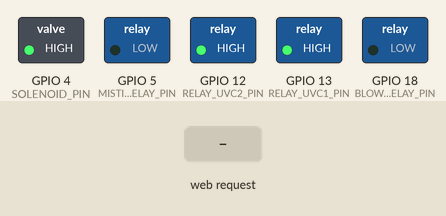
A sketch run on a simulated ESP32. Shown: switched loads named in the sketch (green lamp = pin HIGH). The test bench sets the inputs (shaded band). WiFi joins after 1.5 s; servers stay silent unless stated; what the sketch prints to the serial monitor is not drawn.

Above: at 2.7 s.
2.8 s: HTTP request GET /solenoid/lock received
At 3.2 s:
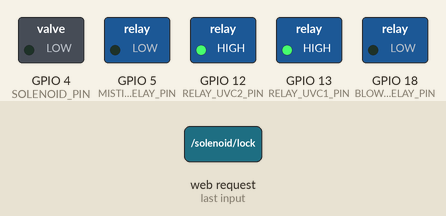
4.3 s: HTTP request GET /uvc1/on received
At 5.5 s:
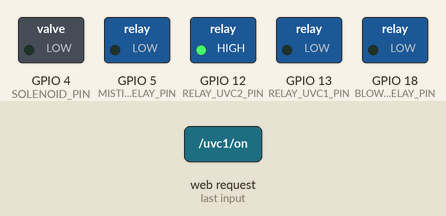
5.8 s: HTTP request GET /solenoid/unlock received
At 6.7 s:
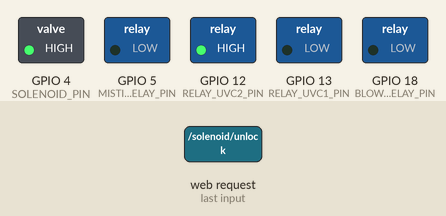
7.3 s: HTTP request GET /uvc2/on received
At 7.9 s:
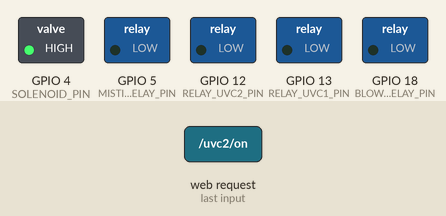
8.8 s: HTTP request GET /uvc1/off received
At 10.0 s:
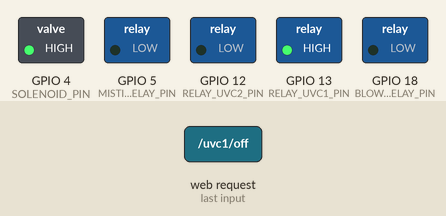
10.3 s: HTTP request GET /blower/on received
At 11.4 s:
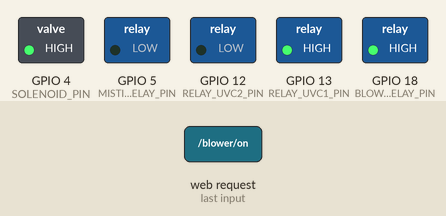
Timing chart, 0 to 12.8 s (numbered marks = the images above; inputs shaded):
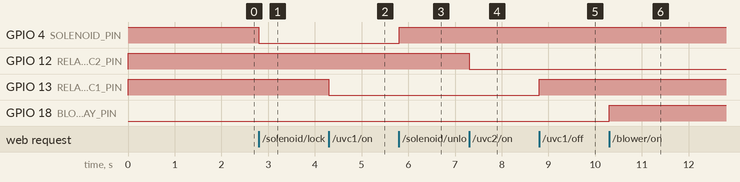

Measured:
- after the input at 2.8 s, GPIO 4 (SOLENOID_PIN): HIGH → LOW at once
- after the input at 4.3 s, GPIO 13 (RELAY_UVC1_PIN): HIGH → LOW at once
- after the input at 5.8 s, GPIO 4 (SOLENOID_PIN): LOW → HIGH at once
- after the input at 7.3 s, GPIO 12 (RELAY_UVC2_PIN): HIGH → LOW at once
- after the input at 8.8 s, GPIO 13 (RELAY_UVC1_PIN): LOW → HIGH at once
- after the input at 10.3 s, GPIO 18 (BLOWER_RELAY_PIN): LOW → HIGH at once

The sketch:

helmet.ino
```cpp
/*
   Helmet control - ESP32
   Web server: solenoid lock/unlock, two UVC lamps (1ch relays, low-level trigger) on/off
*/

#include <WiFi.h>
#include <WebServer.h>

// ---- WiFi (set your credentials) ----
#define WIFI_SSID     "jamhelmethub"
#define WIFI_PASSWORD "123456789"

// ---- Pins ----
#define SOLENOID_PIN   4   // Solenoid lock (GPIO4 - safe on ESP32)
#define RELAY_UVC1_PIN 13  // Relay for UVC lamp 1 (low-level trigger: LOW=on, HIGH=off)
#define RELAY_UVC2_PIN 12  // Relay for UVC lamp 2 (low-level trigger)
#define BLOWER_RELAY_PIN  18  // Blower relay  (high-level trigger: HIGH=on, LOW=off)
#define MISTING_RELAY_PIN 5   // Misting relay (high-level trigger: HIGH=on, LOW=off)

WebServer server(80);

// Solenoid: LOW = unlocked (energized), HIGH = locked (de-energized)
bool solenoidLocked = true;

// UVC: low-level trigger relay → LOW = on, HIGH = off
bool uvc1On = false;
bool uvc2On = false;
bool mistOn = false;
bool blowerOn = false;

void setupPins() {
  pinMode(SOLENOID_PIN, OUTPUT);
  pinMode(RELAY_UVC1_PIN, OUTPUT);
  pinMode(RELAY_UVC2_PIN, OUTPUT);
  pinMode(MISTING_RELAY_PIN, OUTPUT);
  pinMode(BLOWER_RELAY_PIN, OUTPUT);
  digitalWrite(SOLENOID_PIN, HIGH);   // Start locked
  digitalWrite(RELAY_UVC1_PIN, HIGH); // UVC1 off
  digitalWrite(RELAY_UVC2_PIN, HIGH); // UVC2 off
  digitalWrite(MISTING_RELAY_PIN, LOW); // Mist off
  digitalWrite(BLOWER_RELAY_PIN, LOW);  // Blower off
}

void handleRoot() {
  String html = "<!DOCTYPE html><html><head><meta name='viewport' content='width=device-width,initial-scale=1'>";
  html += "<title>Helmet Control</title></head><body>";
  html += "<h1>Helmet Control</h1>";
  html += "<p><b>Solenoid:</b> " + String(solenoidLocked ? "Locked" : "Unlocked") + "</p>";
  html += "<p><b>UVC 1:</b> " + String(uvc1On ? "On" : "Off") + "</p>";
  html += "<p><b>UVC 2:</b> " + String(uvc2On ? "On" : "Off") + "</p>";
  html += "<h2>Endpoints</h2>";
  html += "<ul>";
  html += "<li><a href='/solenoid/unlock'>/solenoid/unlock</a> - Unlock</li>";
  html += "<li><a href='/solenoid/lock'>/solenoid/lock</a> - Lock</li>";
  html += "<li><a href='/uvc1/on'>/uvc1/on</a> - UVC 1 On</li>";
  html += "<li><a href='/uvc1/off'>/uvc1/off</a> - UVC 1 Off</li>";
  html += "<li><a href='/uvc2/on'>/uvc2/on</a> - UVC 2 On</li>";
  html += "<li><a href='/uvc2/off'>/uvc2/off</a> - UVC 2 Off</li>";
  html += "<li><a href='/blower/on'>/blower/on</a> - BLOWER  On</li>";
  html += "<li><a href='/blower/off'>/blower/off</a> - BLOWER Off</li>";
  html += "<li><a href='/mist/on'>/mist/on</a> - MIST  On</li>";
  html += "<li><a href='/mist/off'>/mist/off</a> - MIST Off</li>";
  html += "</ul></body></html>";
  server.send(200, "text/html", html);
}

void handleSolenoidUnlock() {
  solenoidLocked = false;
  digitalWrite(SOLENOID_PIN, HIGH);  // De-energize = lock
  server.send(200, "application/json", "{\"solenoid\":\"unlocked\"}");
}

void handleSolenoidLock() {
  solenoidLocked = true;
  digitalWrite(SOLENOID_PIN, LOW);   // Energize = unlock
  server.send(200, "application/json", "{\"solenoid\":\"locked\"}");
}

void handleUvc1On() {
  uvc1On = true;
  digitalWrite(RELAY_UVC1_PIN, LOW);
  server.send(200, "application/json", "{\"uvc1\":\"on\"}");
}

void handleUvc1Off() {
  uvc1On = false;
  digitalWrite(RELAY_UVC1_PIN, HIGH);
  server.send(200, "application/json", "{\"uvc1\":\"off\"}");
}

void handleUvc2On() {
  uvc2On = true;
  digitalWrite(RELAY_UVC2_PIN, LOW);
  server.send(200, "application/json", "{\"uvc2\":\"on\"}");
}

void handleUvc2Off() {
  uvc2On = false;
  digitalWrite(RELAY_UVC2_PIN, HIGH);
  server.send(200, "application/json", "{\"uvc2\":\"off\"}");
}

void handleStatus() {
  String json = "{\"solenoid\":\"" + String(solenoidLocked ? "locked" : "unlocked") + "\",\"uvc1\":\"" + String(uvc1On ? "on" : "off") + "\",\"uvc2\":\"" + String(uvc2On ? "on" : "off") + "\"}";
  server.send(200, "application/json", json);
}

void turnBlowerOn() {
  blowerOn = true;
  digitalWrite(BLOWER_RELAY_PIN, HIGH);
  server.send(200, "application/json", "{\"blower\":\"on\"}");
}

void turnBlowerOff() {
  blowerOn = false;
  digitalWrite(BLOWER_RELAY_PIN, LOW);
  server.send(200, "application/json", "{\"blower\":\"off\"}");
}

void turnMistOn() {
  mistOn = true;
  digitalWrite(MISTING_RELAY_PIN, HIGH);
  server.send(200, "application/json", "{\"fogging\":\"on\"}");
}

void turnMistOff() {
  mistOn = false;
  digitalWrite(MISTING_RELAY_PIN, LOW);
  server.send(200, "application/json", "{\"fogging\":\"off\"}");
}

void setup() {
  Serial.begin(115200);
  setupPins();

  WiFi.mode(WIFI_STA);
  WiFi.begin(WIFI_SSID, WIFI_PASSWORD);
  Serial.print("Connecting to WiFi");
  while (WiFi.status() != WL_CONNECTED) {
    delay(500);
    Serial.print(".");
  }
  Serial.println();
  Serial.print("IP: ");
  Serial.println(WiFi.localIP());

  server.on("/", handleRoot);
  server.on("/status", handleStatus);
  server.on("/solenoid/unlock", handleSolenoidUnlock);
  server.on("/solenoid/lock", handleSolenoidLock);
  server.on("/uvc1/on", handleUvc1On);
  server.on("/uvc1/off", handleUvc1Off);
  server.on("/uvc2/on", handleUvc2On);
  server.on("/uvc2/off", handleUvc2Off);
  server.on("/blower/on", turnBlowerOn);
  server.on("/blower/off", turnBlowerOff);
  server.on("/mist/on", turnMistOn);
  server.on("/mist/off", turnMistOff);

  server.begin();
  Serial.println("HTTP server started");
}

void loop() {
  server.handleClient();
}
```
